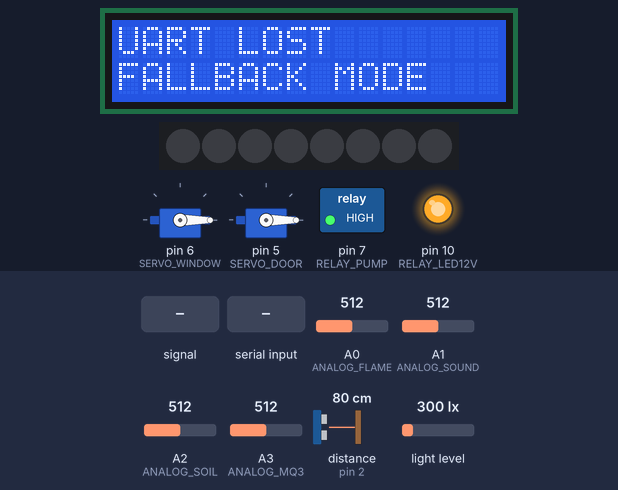
The sketch below on a simulated Arduino Uno, built with avr-gcc and run on an emulated ATmega328P. Shown: 16×2 character LCD, 2 × servo, 8 RGB LEDs in strip order, left to right, switched loads named in the sketch (green lamp = pin HIGH), output pins drawn as LEDs (lit = HIGH). Wiring (inferred from the names in the program): ultrasonic range finder: trigger pin 3; echo pin 2. The test bench sets the inputs (shaded band); at power-on: light level 300 lx, distance to the obstacle (sensor on pin 2) 80 cm, A2 (ANALOG_SOIL) = 512, A0 (ANALOG_FLAME) = 512, A1 (ANALOG_SOUND) = 512, A3 (ANALOG_MQ3) = 512. The echo pulse lasts 58.3 µs per cm; pins used as bus, display or sensor lines are not drawn; what the sketch prints to the serial monitor is not drawn.

Above: at 5.2 s.
5.3 s: A1 (ANALOG_SOUND) fed a 200 Hz sine of ±255 counts around its level
At 10.6 s:
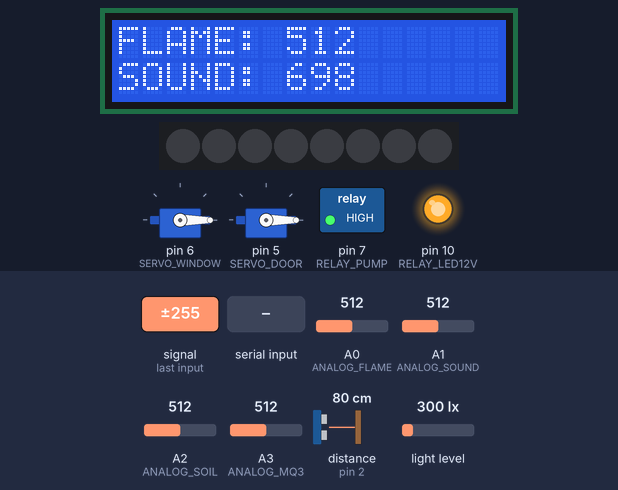
11.2 s: "control\n" received over the second serial link
At 12.4 s:
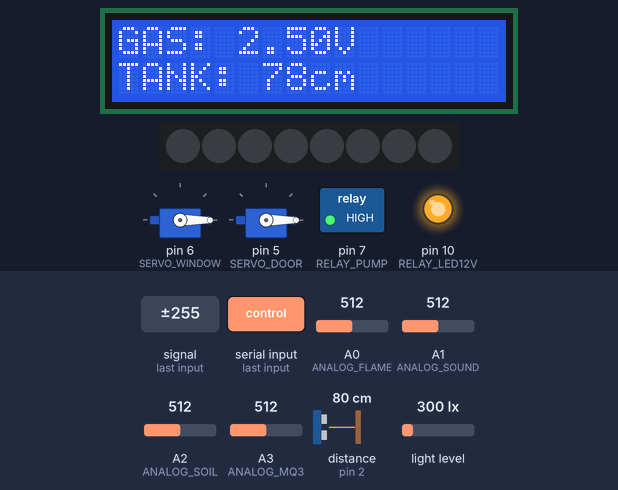
17.1 s: "window1\n" received over the second serial link
At 20.8 s:
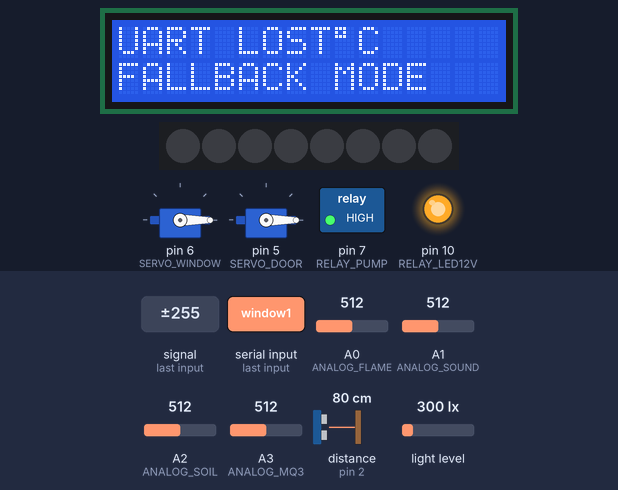
22.6 s: light level set to 40 lx
At 24.9 s:
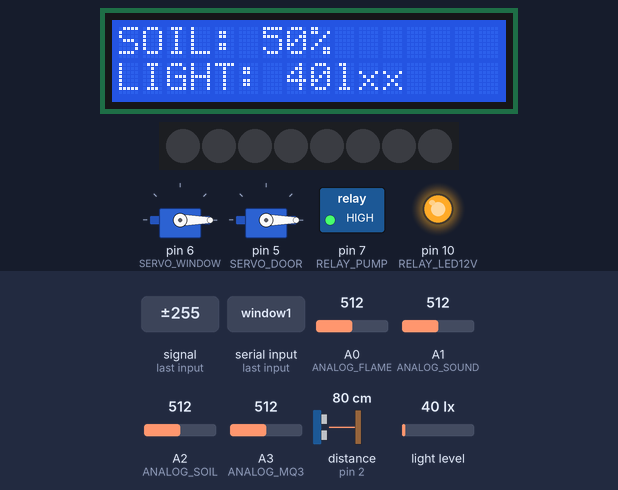
26.6 s: distance to the obstacle (sensor on pin 2) set to 2 cm
At 29.0 s:
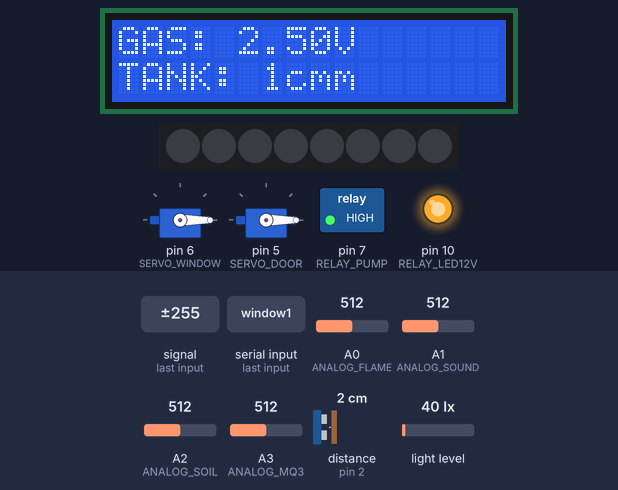
31.7 s: A2 (ANALOG_SOIL) set to 306
At 37.5 s:
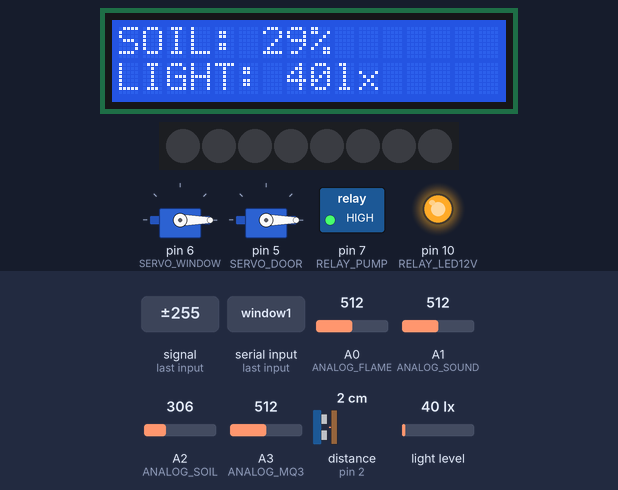
Timing chart, 0 to 38.6 s (numbered marks = the images above; inputs shaded):
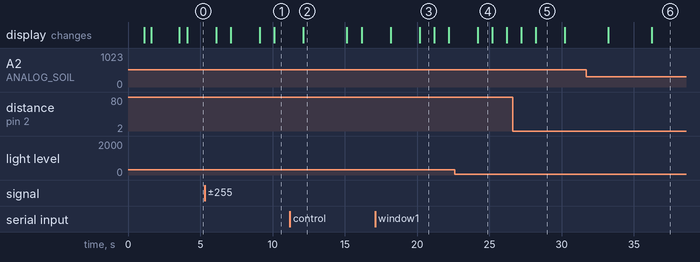

Measured:
- after the input at 17.1 s, the display: first differs from a run without the input after 3.1 s (image 3)
- after the input at 22.6 s, the display: changes after 1.6 s (image 4)
- after the input at 26.6 s, the display: first differs from a run without the input after 1.6 s (image 5)
- what the display in image 2 shows lasts 3.0 s, from 12.1 s to 15.1 s
- what the display in image 3 shows lasts 1.0 s, from 20.2 s to 21.2 s
- what the display in image 5 shows lasts 2.0 s, from 28.2 s to 30.2 s

The sketch:

greenhouse_uno.ino
```cpp
/*******************************************************************************
 * GREENHOUSE UNO R3 FIRMWARE - v1.3.2 STABILITY FIX
 * ============================================================================
 * Chức năng:
 * - Đọc cảm biến: BH1750, JSN-SR04T, MQ-3, Flame, Sound, Soil moisture
 * - Điều khiển: 2 relay (direct), 2 servo, DFPlayer Mini, WS2812 Ring #1
 * - Hiển thị: LCD1602 I2C multi-screen rotation (ALL sensors)
 * - Giao tiếp: AltSoftSerial 115200 baud với ESP8266 (JSON protocol)
 * - Fallback an toàn khi mất kết nối
 *
 * BUGFIX v1.2: DHT11 removed from UNO (moved to ESP8266 GPIO4)
 * - Fixes D13 pin conflict between DHT11 and WS2812
 * - Temperature/Humidity now read by ESP8266 and forwarded via UART
 *
 * ENHANCEMENT v1.3: LCD multi-screen rotation + Data sync from ESP8266
 * - Receives temp/humidity/GPS from ESP8266 via UART "env" message
 * - LCD rotates through 5 screens showing ALL sensors without text corruption
 * - Screen 0: Temperature, Humidity
 * - Screen 1: Soil Moisture, Light Intensity
 * - Screen 2: Flame, Sound
 * - Screen 3: Gas MQ3, Water Tank
 * - Screen 4: GPS coordinates
 *
 * BUGFIX v1.3.2: LCD flicker prevention
 * - Only clears LCD when screen actually changes (not every 1 second)
 * - Reduces flicker and improves readability
 * - Tracks previous screen to detect changes
 *
 * Pin mapping (OFFICIAL - see PIN_MAPPING_FINAL.md):
 * - AltSoftSerial: D8 (RX) ← ESP8266 TX, D9 (TX) → ESP8266 RX (115200 baud)
 * - DFPlayer: D12 (RX), D11 (TX) - SoftwareSerial 9600 baud
 * - Servos: D6 (Window MG996R), D5 (Door MG90)
 * - JSN-SR04T: D3 (TRIG), D2 (ECHO)
 * - WS2812 Ring #1: D13 (8 LEDs) - NOW EXCLUSIVE, no conflict!
 * - Relays (direct): D7 (Pump), D10 (LED 12V Grow Light)
 * - Button: D4 (Open Main Door, INPUT_PULLUP)
 * - Analog: A0 (Flame), A1 (Sound), A2 (Soil), A3 (MQ-3)
 * - I2C: A4 (SDA), A5 (SCL) - BH1750 + LCD1602
 *
 * NOTE: DHT11 (temp/humidity) is now on ESP8266 GPIO4
 * NOTE: For full 4-relay control, use PCF8574 I2C expander (recommended)
 ******************************************************************************/

#include <Wire.h>
#include <Servo.h>
// #include <DHT.h>  // REMOVED - DHT11 moved to ESP8266
#include <BH1750.h>
#include <LiquidCrystal_I2C.h>
#include <AltSoftSerial.h>  // D8 RX, D9 TX (fixed pins)
#include <SoftwareSerial.h>  // For DFPlayer
#include <Adafruit_NeoPixel.h>
#include <ArduinoJson.h>

// ==================== CONFIGURATION ====================
// Sensors
// DHT11 REMOVED - now on ESP8266 GPIO4
// #define DHT_PIN 13
// #define DHT_TYPE DHT11

#define JSN_TRIG 3
#define JSN_ECHO 2

#define ANALOG_FLAME A0
#define ANALOG_SOUND A1
#define ANALOG_SOIL A2
#define ANALOG_MQ3 A3

// Actuators - Relays (direct control)
#define RELAY_PUMP 7
#define RELAY_LED12V 10

// Actuators - Servos
#define SERVO_WINDOW 6
#define SERVO_DOOR 5

// DFPlayer - SoftwareSerial
#define DF_RX 12
#define DF_TX 11

// WS2812 Ring #1
#define WS2812_PIN 13  // Shares with DHT11 - use carefully
#define WS2812_COUNT 8

// Button
#define BUTTON_DOOR 4

// Relay logic (Active LOW)
#define RELAY_ON LOW
#define RELAY_OFF HIGH

// Thresholds for fallback safety
#define FLAME_THRESHOLD 800
#define SOUND_THRESHOLD 700
#define TEMP_SAFE_MAX 40.0

// UART protocol with ESP8266
#define UART_BAUD 115200
#define UART_TIMEOUT 3000
#define UART_RETRY 3

// LCD queue
#define LCD_QUEUE_SIZE 5
#define LCD_MSG_DURATION 1000

// LCD multi-screen rotation (v1.3)
#define LCD_SCREEN_COUNT 5
#define LCD_SCREEN_INTERVAL 3000  // 3 seconds per screen

// ==================== OBJECTS ====================
// DHT dht(DHT_PIN, DHT_TYPE);  // REMOVED - now on ESP8266
BH1750 lightMeter(0x23);
LiquidCrystal_I2C lcd(0x27, 16, 2);
Servo servoWindow;
Servo servoDoor;
AltSoftSerial espSerial;  // RX=D8, TX=D9 (fixed by library)
SoftwareSerial dfSerial(DF_RX, DF_TX);
Adafruit_NeoPixel strip(WS2812_COUNT, WS2812_PIN, NEO_GRB + NEO_KHZ800);

// ==================== GLOBAL STATE ====================
struct SensorData {
  // v1.3: temp/humidity/GPS received from ESP8266 for LCD display only
  float temp_c;       // From ESP8266 DHT11
  float hum_pct;      // From ESP8266 DHT11
  float gps_lat;      // From ESP8266 GPS
  float gps_lng;      // From ESP8266 GPS
  bool gps_valid;     // GPS fix status

  // Sensors read locally by UNO
  float soil_pct;
  float light_lux;
  int mq3;
  int flame;
  int sound;
  float distance_cm;
};

struct ActuatorState {
  bool pump;
  bool led12v;
  bool window;  // true=OPEN, false=CLOSE
  bool door;
  // Note: For fan control, use PCF8574 I2C expander (not in minimal version)
};

SensorData sensors;
ActuatorState actuators;

unsigned long lastSensorRead = 0;
unsigned long lastSensorSend = 0;
unsigned long lastUartCheck = 0;
unsigned long lastLcdUpdate = 0;
unsigned long lastWatchdog = 0;
unsigned long lastScreenSwitch = 0;  // v1.3: Screen rotation timer

bool uartConnected = true;
int uartErrorCount = 0;
int currentScreen = 0;         // v1.3: Current LCD screen (0-4)
int previousScreen = -1;       // v1.3.2: Track screen changes

// LCD queue
struct LcdMessage {
  String line1;
  String line2;
  unsigned long showUntil;
};
LcdMessage lcdQueue[LCD_QUEUE_SIZE];
int lcdQueueHead = 0;
int lcdQueueTail = 0;
bool lcdShowingSensor = true;

// DFPlayer state
int currentVolume = 25;
bool dfPlayerReady = false;

// ==================== SETUP ====================
void setup() {
  // Init pins
  pinMode(RELAY_PUMP, OUTPUT);
  pinMode(RELAY_LED12V, OUTPUT);

  pinMode(JSN_TRIG, OUTPUT);
  pinMode(JSN_ECHO, INPUT);

  pinMode(BUTTON_DOOR, INPUT_PULLUP);

  // Safe initial state
  safeState();

  // Init I2C
  Wire.begin();

  // Init LCD
  lcd.init();
  lcd.backlight();
  lcd.setCursor(0, 0);
  lcd.print("GREENHOUSE UNO");
  lcd.setCursor(0, 1);
  lcd.print("v1.3.2 STABLE");
  delay(1000);

  // v1.3: Initialize sensor data
  sensors.temp_c = 0;
  sensors.hum_pct = 0;
  sensors.gps_lat = 0;
  sensors.gps_lng = 0;
  sensors.gps_valid = false;

  // DHT init removed - now on ESP8266
  // dht.begin();

  // Init BH1750
  if (lightMeter.begin(BH1750::CONTINUOUS_HIGH_RES_MODE)) {
    lcd.setCursor(0, 1);
    lcd.print("BH1750 OK       ");
  } else {
    lcd.setCursor(0, 1);
    lcd.print("BH1750 ERROR!   ");
  }
  delay(500);

  // Init Servos
  servoWindow.attach(SERVO_WINDOW);
  servoDoor.attach(SERVO_DOOR);
  servoWindow.write(0);   // CLOSE
  servoDoor.write(0);     // CLOSE
  actuators.window = false;
  actuators.door = false;

  // Init WS2812 Ring #1
  strip.begin();
  strip.clear();
  strip.show();

  // Init DFPlayer
  dfSerial.begin(9600);
  delay(500);
  initDFPlayer();

  // Init UART with ESP8266 (AltSoftSerial on D8/D9)
  espSerial.begin(UART_BAUD);

  // Hardware Serial for debugging (optional, can be removed)
  Serial.begin(115200);
  Serial.println("Greenhouse UNO v1.3.2 STABILITY FIX");

  delay(1000);
  lcd.clear();
  lcd.print("READY!");
  delay(500);
}

// ==================== MAIN LOOP ====================
void loop() {
  unsigned long now = millis();

  // Read sensors (every 2s)
  if (now - lastSensorRead >= 2000) {
    lastSensorRead = now;
    readAllSensors();
  }

  // Send sensor data via UART (every 3s)
  if (now - lastSensorSend >= 3000) {
    lastSensorSend = now;
    sendSensorData();
  }

  // Check UART for commands from ESP8266
  if (espSerial.available()) {
    handleUartCommand();
    lastUartCheck = now;
    uartConnected = true;
    uartErrorCount = 0;
  }

  // Watchdog: check UART timeout
  if (now - lastUartCheck >= UART_TIMEOUT) {
    if (uartConnected) {
      uartConnected = false;
      uartErrorCount++;
      // Enter fallback mode
      fallbackSafety();
    }
  }

  // Update LCD (every 1s or queue)
  if (now - lastLcdUpdate >= 1000) {
    lastLcdUpdate = now;
    updateLcd();
  }

  // v1.3: Switch LCD screen every 3 seconds
  if (lcdShowingSensor && now - lastScreenSwitch >= LCD_SCREEN_INTERVAL) {
    lastScreenSwitch = now;
    currentScreen = (currentScreen + 1) % LCD_SCREEN_COUNT;
  }

  // Emergency checks (always active)
  emergencyChecks();

  delay(10);
}

// ==================== SENSOR READING ====================
void readAllSensors() {
  // DHT11 removed - temp/humidity now read by ESP8266
  // Temp/humidity will be received via UART from ESP8266

  // BH1750
  sensors.light_lux = lightMeter.readLightLevel();
  if (sensors.light_lux < 0) sensors.light_lux = 0;

  // Soil moisture (analog, 0-1023)
  int soilRaw = analogRead(ANALOG_SOIL);
  sensors.soil_pct = map(soilRaw, 0, 1023, 0, 100);

  // MQ-3 alcohol
  sensors.mq3 = analogRead(ANALOG_MQ3);

  // Flame sensor
  sensors.flame = analogRead(ANALOG_FLAME);

  // Sound sensor
  sensors.sound = analogRead(ANALOG_SOUND);

  // JSN-SR04T ultrasonic
  sensors.distance_cm = readUltrasonic();
}

float readUltrasonic() {
  digitalWrite(JSN_TRIG, LOW);
  delayMicroseconds(2);
  digitalWrite(JSN_TRIG, HIGH);
  delayMicroseconds(10);
  digitalWrite(JSN_TRIG, LOW);

  long duration = pulseIn(JSN_ECHO, HIGH, 30000);
  if (duration == 0) return -1;

  float distance = duration * 0.034 / 2.0;
  return distance;
}

// ==================== UART COMMUNICATION ====================
void sendSensorData() {
  StaticJsonDocument<512> doc;
  doc["type"] = "sensor";
  doc["ts"] = millis() / 1000;

  JsonObject data = doc.createNestedObject("data");
  // temperature and humidity removed - ESP8266 reads DHT11 directly
  data["lightIntensity"] = String((int)sensors.light_lux);
  data["soilMoisture"] = String(sensors.soil_pct, 1);
  data["gasMQ3"] = String(sensors.mq3 * 5.0 / 1023.0, 2);  // Convert to voltage
  data["flameAnalog"] = String(sensors.flame);
  data["soundLevel"] = String(sensors.sound);
  data["waterTankLevel"] = String((int)sensors.distance_cm);  // Placeholder

  serializeJson(doc, espSerial);
  espSerial.println();

  // Also send to debug Serial (optional)
  serializeJson(doc, Serial);
  Serial.println();
}

void handleUartCommand() {
  String line = espSerial.readStringUntil('\n');
  line.trim();

  if (line.length() == 0) return;

  StaticJsonDocument<512> doc;
  DeserializationError error = deserializeJson(doc, line);

  if (error) {
    uartErrorCount++;
    Serial.print("UART parse error: ");
    Serial.println(line);
    return;
  }

  const char* type = doc["type"];
  if (strcmp(type, "control") == 0) {
    handleControlCommand(doc);
  }
  else if (strcmp(type, "env") == 0) {
    // v1.3: Handle environment data from ESP8266
    handleEnvData(doc);
  }
}

void handleControlCommand(JsonDocument& doc) {
  const char* device = doc["device"];
  const char* action = doc["action"];

  if (device == NULL || action == NULL) return;

  bool ok = true;

  // Relays
  if (strcmp(device, "pump") == 0) {
    actuators.pump = (strcmp(action, "ON") == 0);
    setRelay(RELAY_PUMP, actuators.pump);
    pushLcdMessage("PUMP", action);
  }
  else if (strcmp(device, "mainGrowLight") == 0) {
    actuators.led12v = (strcmp(action, "ON") == 0);
    setRelay(RELAY_LED12V, actuators.led12v);
    pushLcdMessage("LIGHT", action);
  }

  // Servos
  else if (strcmp(device, "window1") == 0) {
    actuators.window = (strcmp(action, "OPEN") == 0);
    servoWindow.write(actuators.window ? 90 : 0);
    pushLcdMessage("WINDOW", action);
  }
  else if (strcmp(device, "mainDoor") == 0) {
    actuators.door = (strcmp(action, "OPEN") == 0);
    servoDoor.write(actuators.door ? 90 : 0);
    pushLcdMessage("DOOR", action);
  }

  // Send ACK back to ESP8266
  StaticJsonDocument<128> ack;
  ack["type"] = "ack";
  ack["ts"] = millis() / 1000;
  ack["device"] = device;
  ack["action"] = action;
  ack["ok"] = ok;

  serializeJson(ack, espSerial);
  espSerial.println();
}

void setRelay(int pin, bool state) {
  digitalWrite(pin, state ? RELAY_ON : RELAY_OFF);
}

// ==================== ENVIRONMENT DATA FROM ESP8266 (v1.3) ====================
void handleEnvData(JsonDocument& doc) {
  // Parse temp/humidity/GPS from ESP8266
  if (doc.containsKey("temp")) {
    String temp = doc["temp"];
    sensors.temp_c = temp.toFloat();
  }

  if (doc.containsKey("hum")) {
    String hum = doc["hum"];
    sensors.hum_pct = hum.toFloat();
  }

  if (doc.containsKey("gps_valid")) {
    sensors.gps_valid = doc["gps_valid"];

    if (sensors.gps_valid && doc.containsKey("gps_lat") && doc.containsKey("gps_lng")) {
      String lat = doc["gps_lat"];
      String lng = doc["gps_lng"];
      sensors.gps_lat = lat.toFloat();
      sensors.gps_lng = lng.toFloat();
    }
  }

  // Debug log
  Serial.print("Env data from ESP: T=");
  Serial.print(sensors.temp_c, 1);
  Serial.print("°C H=");
  Serial.print(sensors.hum_pct, 1);
  Serial.println("%");
}

// ==================== DFPLAYER ====================
void initDFPlayer() {
  // Simple init sequence
  sendDFCommand(0x3F, 0, 0); // Init
  delay(200);
  sendDFCommand(0x06, 0, currentVolume); // Set volume
  delay(200);
  dfPlayerReady = true;
}

void sendDFCommand(byte cmd, byte param1, byte param2) {
  byte buffer[10] = {0x7E, 0xFF, 0x06, cmd, 0x00, param1, param2, 0x00, 0x00, 0xEF};

  // Calculate checksum
  int sum = -(buffer[1] + buffer[2] + buffer[3] + buffer[4] + buffer[5] + buffer[6]);
  buffer[7] = (sum >> 8) & 0xFF;
  buffer[8] = sum & 0xFF;

  dfSerial.write(buffer, 10);
}

void playTrack(int track) {
  if (!dfPlayerReady) return;
  sendDFCommand(0x03, 0, track);
  pushLcdMessage("PLANTTALK", "PLAYING...");
}

void stopTrack() {
  if (!dfPlayerReady) return;
  sendDFCommand(0x16, 0, 0);
}

// ==================== LCD ====================
void pushLcdMessage(String line1, String line2) {
  int next = (lcdQueueTail + 1) % LCD_QUEUE_SIZE;
  if (next == lcdQueueHead) return; // Queue full

  lcdQueue[lcdQueueTail].line1 = line1;
  lcdQueue[lcdQueueTail].line2 = line2;
  lcdQueue[lcdQueueTail].showUntil = millis() + LCD_MSG_DURATION;
  lcdQueueTail = next;
}

// ==================== LCD MULTI-SCREEN (v1.3) ====================
void updateLcd() {
  unsigned long now = millis();

  // Check queue - priority messages
  if (lcdQueueHead != lcdQueueTail) {
    LcdMessage& msg = lcdQueue[lcdQueueHead];
    if (now < msg.showUntil) {
      // Show queued message
      if (!lcdShowingSensor) {
        // Entering queue mode, clear once
        lcd.clear();
      }
      lcd.setCursor(0, 0);
      lcd.print(msg.line1);
      lcd.setCursor(0, 1);
      lcd.print(msg.line2);
      lcdShowingSensor = false;
      previousScreen = -1;  // Reset screen tracking
      return;
    } else {
      // Message expired
      lcdQueueHead = (lcdQueueHead + 1) % LCD_QUEUE_SIZE;
      lcdShowingSensor = true;
      previousScreen = -1;  // Force clear on next screen
    }
  }

  // Show sensor data - rotate through screens
  if (lcdShowingSensor) {
    // v1.3.2: Only clear when screen changes (prevent flicker)
    if (currentScreen != previousScreen) {
      lcd.clear();
      previousScreen = currentScreen;
    }

    switch (currentScreen) {
      case 0:  // Screen 0: Temperature & Humidity
        lcd.setCursor(0, 0);
        lcd.print("TEMP: ");
        lcd.print(sensors.temp_c, 1);
        lcd.print((char)223);  // Degree symbol
        lcd.print("C");

        lcd.setCursor(0, 1);
        lcd.print("HUMI: ");
        lcd.print(sensors.hum_pct, 1);
        lcd.print("%");
        break;

      case 1:  // Screen 1: Soil & Light
        lcd.setCursor(0, 0);
        lcd.print("SOIL: ");
        lcd.print((int)sensors.soil_pct);
        lcd.print("%");

        lcd.setCursor(0, 1);
        lcd.print("LIGHT: ");
        lcd.print((int)sensors.light_lux);
        lcd.print("lx");
        break;

      case 2:  // Screen 2: Flame & Sound
        lcd.setCursor(0, 0);
        lcd.print("FLAME: ");
        lcd.print(sensors.flame);

        lcd.setCursor(0, 1);
        lcd.print("SOUND: ");
        lcd.print(sensors.sound);
        break;

      case 3:  // Screen 3: Gas & Water Tank
        lcd.setCursor(0, 0);
        lcd.print("GAS: ");
        lcd.print(sensors.mq3 * 5.0 / 1023.0, 2);
        lcd.print("V");

        lcd.setCursor(0, 1);
        lcd.print("TANK: ");
        lcd.print((int)sensors.distance_cm);
        lcd.print("cm");
        break;

      case 4:  // Screen 4: GPS coordinates
        lcd.setCursor(0, 0);
        if (sensors.gps_valid) {
          lcd.print("LAT:");
          lcd.print(sensors.gps_lat, 4);
        } else {
          lcd.print("GPS: NO FIX");
        }

        lcd.setCursor(0, 1);
        if (sensors.gps_valid) {
          lcd.print("LNG:");
          lcd.print(sensors.gps_lng, 4);
        } else {
          lcd.print("Waiting...");
        }
        break;
    }
  }
}

// ==================== SAFETY & FALLBACK ====================
void safeState() {
  digitalWrite(RELAY_PUMP, RELAY_OFF);
  digitalWrite(RELAY_LED12V, RELAY_OFF);

  actuators.pump = false;
  actuators.led12v = false;
}

void fallbackSafety() {
  // When UART lost, apply safe defaults
  pushLcdMessage("UART LOST", "FALLBACK MODE");

  // Check flame
  if (sensors.flame > FLAME_THRESHOLD) {
    setRelay(RELAY_PUMP, false);  // Turn off pump
    // NOTE: Fan control requires PCF8574 I2C expander
    pushLcdMessage("FIRE DETECT!", "PUMP OFF");
    servoWindow.write(90);  // Open window for ventilation
    return;
  }

  // Temperature check removed - DHT11 now on ESP8266
  // ESP8266 will handle temperature-based control

  // Default safe state
  safeState();
}

void emergencyChecks() {
  static unsigned long lastFlameEvent = 0;
  static unsigned long lastSoundEvent = 0;
  unsigned long now = millis();

  // Always check flame regardless of mode (debounce: once per second)
  if (sensors.flame > FLAME_THRESHOLD && (now - lastFlameEvent > 1000)) {
    lastFlameEvent = now;

    // Send event to ESP8266
    StaticJsonDocument<128> doc;
    doc["type"] = "event";
    doc["event"] = "flame";
    doc["value"] = "DETECTED";

    serializeJson(doc, espSerial);
    espSerial.println();

    Serial.println("FLAME DETECTED!");
  }

  // Sound alert (debounce: once per second)
  if (sensors.sound > SOUND_THRESHOLD && (now - lastSoundEvent > 1000)) {
    lastSoundEvent = now;

    StaticJsonDocument<128> doc;
    doc["type"] = "event";
    doc["event"] = "sound";
    doc["value"] = "LOUD";

    serializeJson(doc, espSerial);
    espSerial.println();

    Serial.println("LOUD SOUND!");
  }
}
```
